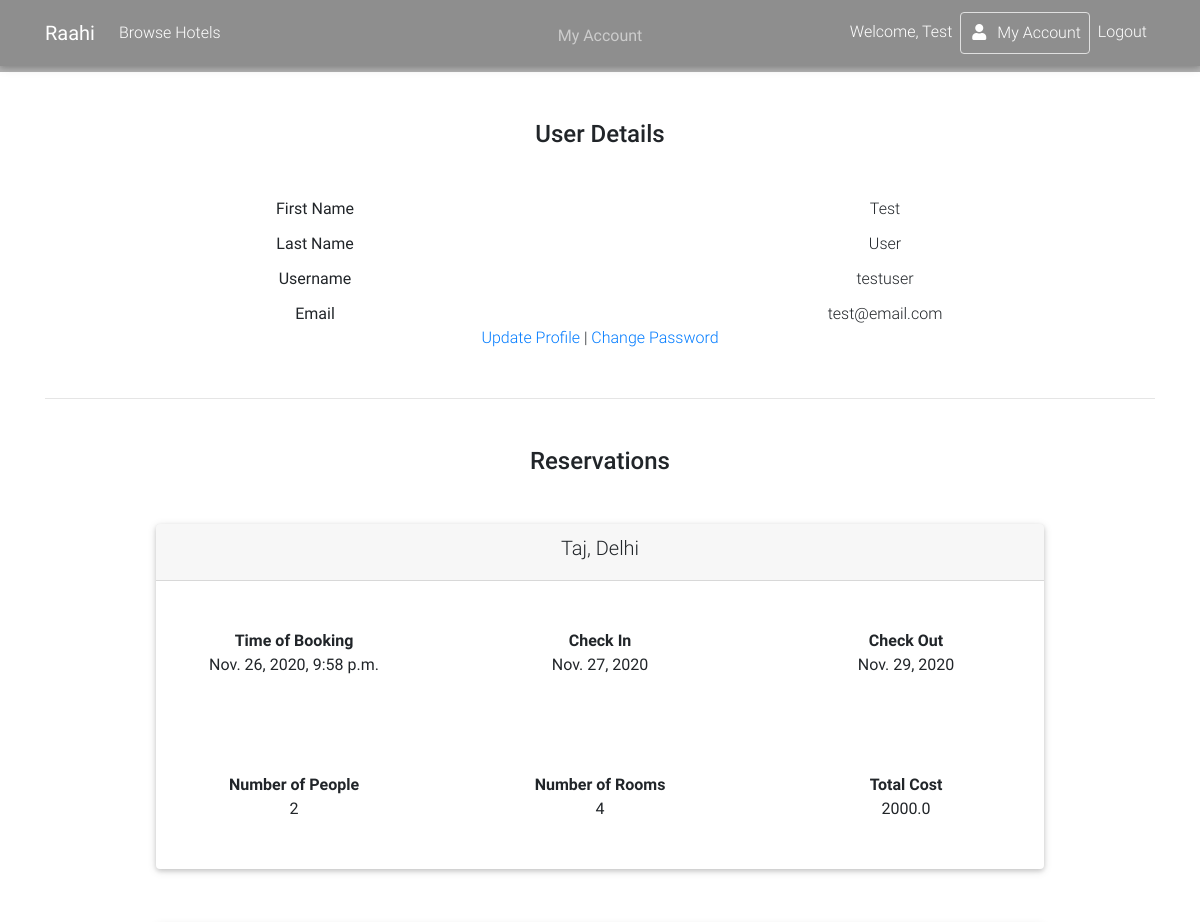
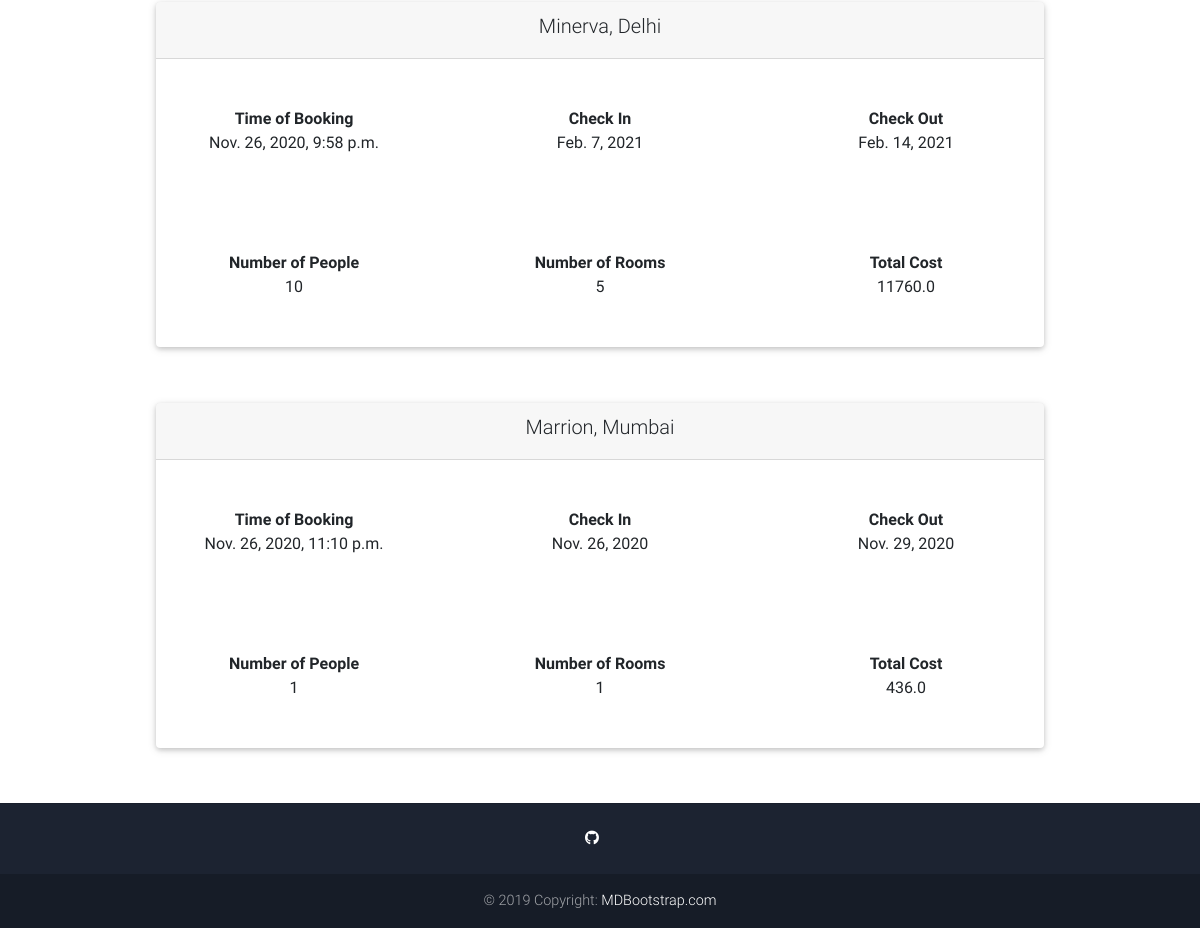
The page /myaccount/ (signed in) on the database as committed earlier (2 pictures, top to bottom).
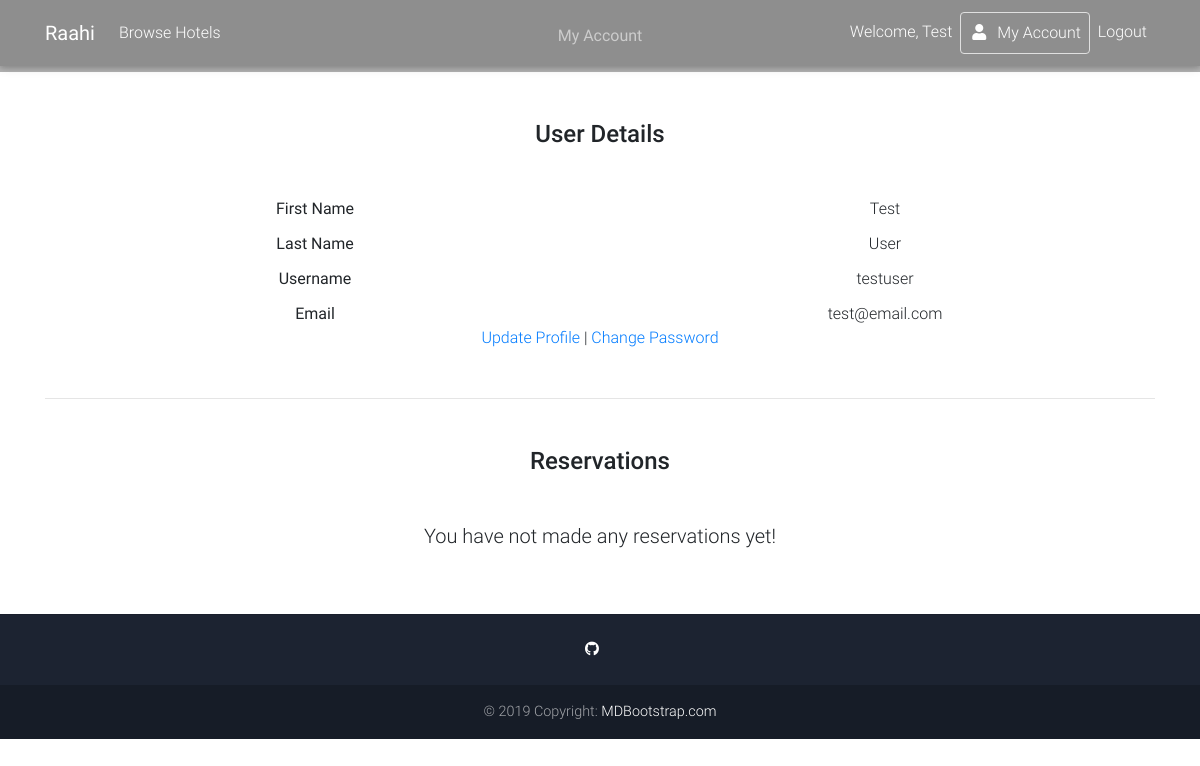
The same page on the database as committed later.
### main/models.py (models this page shows, shortened)
class Reservation(models.Model):
    user = models.ForeignKey(User, on_delete=models.CASCADE, null=True)
    reservation_name = models.CharField(max_length=40, default="")
    reference_name = models.CharField(max_length=40, default="")
    timestamp = models.DateTimeField(default=datetime.now())
    num_people = models.IntegerField(default=1)
    rooms = models.IntegerField(default=1)
    check_in = models.DateField(null=True)
    check_out = models.DateField(null=True)
    cost = models.FloatField(default=0.0)

### main/views.py (the view)
# urls.py: path('myaccount/', views.accountpage, name='myaccount'),
def accountpage(request):
    if request.user.is_authenticated:
        reservation_list = Reservation.objects.filter(user = request.user)
        context = {
            'user': request.user,
            'reservation_list' : reservation_list
        }
        return render(request, 'myaccount.html', context)
    else:
        return redirect('login')

### main/templates/myaccount.html (shortened to what this page needs)
{% extends 'base.html' %}
{% block content %}
        <div style="background-image: url('https://i.pinimg.com/564x/27/d5/5e/27d55e41fedf725d9d54a9a3bcbebd46.jpg'); ; background-size: cover;">
          <div class="mask rgba-black-light d-flex justify-content-center align-items-center">
            <div class="text-center white-text mx-5 wow fadeIn">
              <p class="mb-4 d-none d-md-block">
                <strong>My Account</strong>
              </p>
            </div>
          </div>
        </div>
  <main>
    <div class="container">
      <section>
        <center>
        <h2 class="my-5 h4 text-center">User Details</h2>
          <div class="row">
            <div class="col-sm">
              <b>First Name</b>
            </div>
            <div class="col-sm">
              {{request.user.first_name}}
            </div>
          </div>
          <div class="row" style="margin-top: 1%;">
            <div class="col-sm">
              <b>Last Name</b>
            </div>
            <div class="col-sm">
              {{request.user.last_name}}
            </div>
          </div>
          <div class="row" style="margin-top: 1%;">
            <div class="col-sm">
              <b>Username</b>
            </div>
            <div class="col-sm">
              {{request.user.username}}
            </div>
          </div>
          <div class="row" style="margin-top: 1%;">
            <div class="col-sm">
              <b>Email</b>
            </div>
            <div class="col-sm">
              {{request.user.email}}
            </div>
          </div>
          <a href="{% url 'editprofile' %}">Update Profile</a> | <a href="{% url 'editpassword' %}">Change Password</a>
        </center>
      </section>
      <hr class="my-5">
    </div>
    <div class="container">
      <section class="mt-5 wow fadeIn">
        <h3 class="my-5 h4 text-center">Reservations</h3>
        {% if reservation_list %}
        {% for reservation in reservation_list %}
          <div class="card mx-auto text-center" style="width: 80%; margin-bottom: 5%">
            <div class="card-header text-center">
              <h5>{{reservation.reference_name}}</h5>
            </div>
            <div class="row">
              <div class="col mt-5 mb-5">
                <strong>Time of Booking</strong> <br>
                {{reservation.timestamp}} <br>
              </div>
              <div class="col mt-5 mb-5">
                <strong>Check In</strong> <br>
                {{reservation.check_in}} <br>
              </div>
              <div class="col mt-5 mb-5">
                <strong>Check Out</strong> <br>
                {{reservation.check_out}} <br>
              </div>
            </div>
            <div class="row">
              <div class="col mt-5 mb-5">
                <strong>Number of People</strong> <br>
                {{reservation.num_people}} <br>
              </div>
              <div class="col mt-5 mb-5">
                <strong>Number of Rooms</strong> <br>
                {{reservation.rooms}} <br>
              </div>
              <div class="col mt-5 mb-5">
                <strong>Total Cost</strong> <br>
                {{reservation.cost}} <br>
              </div>
            </div>
          </div>
        {% endfor %}
        {% else %}
        <center><h5 style="margin-bottom: 6%;">You have not made any reservations yet!</h5></center>
        {% endif %}
      </section>
    </div>
  </main>
{% endblock content %}

### main/templates/base.html (shortened to what this page needs)
{% load static %}
<!doctype html>
<html lang="en">
  <head>
    <link rel="stylesheet" href="https://use.fontawesome.com/releases/v5.11.2/css/all.css">
    <link href="{% static 'css/bootstrap.min.css' %}" rel="stylesheet">
    <link href="{% static 'css/mdb.min.css' %}" rel="stylesheet">
    <link href="{% static 'css/style.min.css' %}" rel="stylesheet">
  </head>
  <nav class="navbar fixed-top navbar-expand-lg navbar-dark scrolling-navbar">
    <div class="container">
      <a class="navbar-brand" href="{% url 'home' %}">
        <strong>Raahi</strong>
      </a>
      <div class="collapse navbar-collapse" id="navbarSupportedContent">
        <ul class="navbar-nav mr-auto">
          <li class="nav-item">
            <a class="nav-link" href="{% url 'browsehotel' %}">Browse Hotels</a>
          </li>
        </ul>
        <ul class="navbar-nav nav-flex-icons">
          {% if request.user.is_authenticated %}
          <li class="nav-item">
            <a class="nav-link">Welcome, {{request.user.first_name}}
            </a>
          </li>
          <li class="nav-item">
            <a href="{% url 'myaccount' %}" class="nav-link border border-light rounded">
              <i class="fas fa-user mr-2"></i>My Account
            </a>
          </li>
          <li class="nav-item">
            <a class="nav-link" href="{% url 'logout' %}">Logout
            </a>
          </li>
          {% endif %}
        </ul>
      </div>
    </div>
  </nav>
{% block content %}
{% endblock content %}
<footer class="page-footer text-center font-small mt-4 wow fadeIn">
  <hr class="my-4">
  <div class="pb-4">
       <a href="https://github.com/zahir1509/project-ap-etravel" target="_blank">
      <i class="fab fa-github mr-3"></i>
    </a>
  </div>
  <div class="footer-copyright py-3">
    © 2019 Copyright:
    <a href="https://mdbootstrap.com/education/bootstrap/" target="_blank"> MDBootstrap.com </a>
  </div>
</footer>
<link rel="stylesheet" href="https://ajax.googleapis.com/ajax/libs/jqueryui/1.12.1/themes/smoothness/jquery-ui.css">
</body>
</html>

Rows that differ between the two databases and show on the page:
removed Reservation: reference_name "Taj, Delhi", timestamp "Nov. 26, 2020, 9:58 p.m.", check_in "Nov. 27, 2020", check_out "Nov. 29, 2020", num_people "2", rooms "4", cost "2000.0"
removed Reservation: reference_name "Minerva, Delhi", timestamp "Nov. 26, 2020, 9:58 p.m.", check_in "Feb. 7, 2021", check_out "Feb. 14, 2021", num_people "10", rooms "5", cost "11760.0"
removed Reservation: reference_name "Marrion, Mumbai", timestamp "Nov. 26, 2020, 11:10 p.m.", check_in "Nov. 26, 2020", check_out "Nov. 29, 2020", num_people "1", rooms "1", cost "436.0"
Other text that changed with them:
text now shown: "You have not made any reservations yet!"
